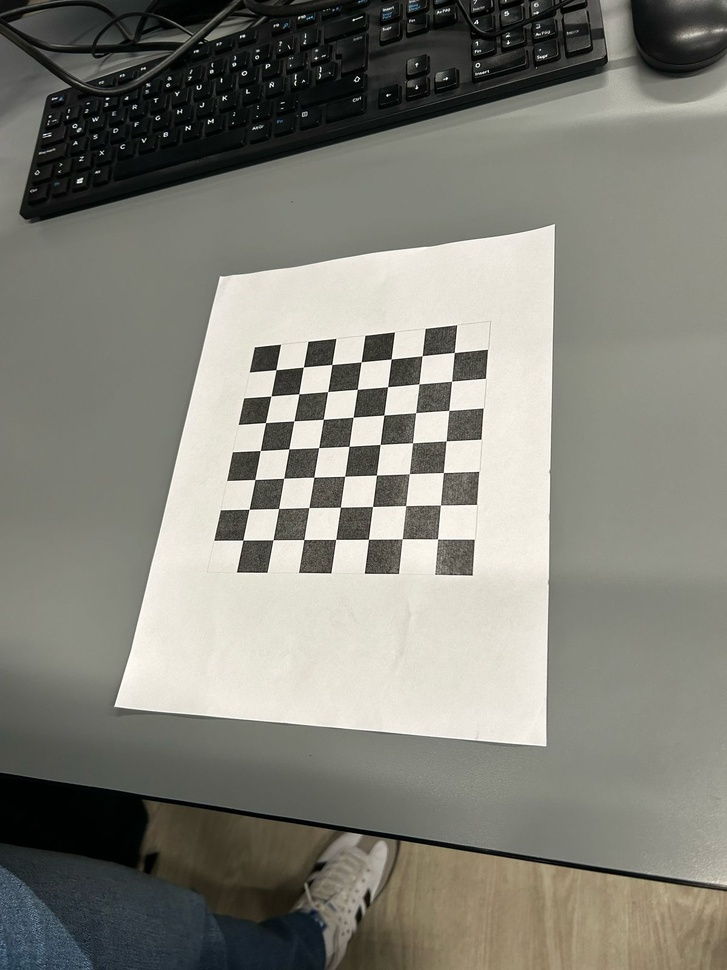
#> input picture imagenes/calibracion/WhatsApp Image 2025-02-13 at 8.16.21 PM (1).jpeg, 727 x 970 px, shrunk from 1200 x 1600 before the run; its folder holds 4 pictures in this run
$ jupyter execute --allow-errors Construccion3D.ipynb   (shell and % lines are left out)
#> lines starting #> are read from the running program, lines starting #| are printed output that depends on the picture
**Nombres:** Valentina Hernandez Quintana y Laura Alejandra Rincón Castaño.

#  **Reconstrucción 3D a partir de imágenes usando Structure from Motion (SfM)**

## **Librerías**

[cell 1]
import os
import cv2
import glob
import numpy as np
import matplotlib.pyplot as plt
import open3d as o3d
import pycolmap

## **Preprocesamiento de Imágenes**

Como primer paso, cargamos las imágenes desde la carpeta `imagenes/construccion3D`, luego las convertimos a escala de grises y las almacenamos en una lista para su posterior procesamiento en la reconstrucción 3D.

[cell 2]
carpetaImagenes = '/content/drive/MyDrive/Visión por computadora/Construccion3D'

[cell 3]
def cargarImagenes(path):
    imagenes = []
    for archivo in sorted(os.listdir(path)):
        img_path = os.path.join(path, archivo)
        imagen = cv2.imread(img_path)
        if imagen is not None:
            imagenes.append(imagen)
    return imagenes

#> (the rest of this cell did not finish here and is left out)

[cell 4]
def preprocesarImagenes(imagenes):
    procesadas = [cv2.cvtColor(img, cv2.COLOR_BGR2GRAY) for img in imagenes]
    return procesadas

#> (the rest of this cell did not finish here and is left out)

## **Detección de Características y Emparejamiento**

Ahora se detectan y emparejan características en las imágenes preprocesadas utilizando SIFT y BFMatcher. Luego, se visualizan los puntos clave y sus emparejamientos entre imágenes consecutivas. Para esto, creamos funciones que permiten representar gráficamente los resultados y analizar las correspondencias detectadas.

[cell 5]
# [10 lines left out: function detectar_y_emparejar, not called in this run]

#> (the rest of this cell did not finish here and is left out)

[cell 6]
# [6 lines left out: function visualizar_keypoints, not called in this run]

#> (the rest of this cell did not finish here and is left out)

[cell 7]
# [6 lines left out: function visualizar_emparejamientos, not called in this run]

#> (the rest of this cell did not finish here and is left out)

## **Estimación de la Matriz Fundamental y la Matriz Esencial**

Ahora, siguiendo el procedimiento de la tarea 1, se calibró la cámara mediante imágenes de un tablero de ajedrez. Estas imágenes están ubicadas en la carpeta `imagenes\calibracion`.

[cell 8]
boardSize = (7, 7)
squareSize = 18

objp = np.zeros((boardSize[0] * boardSize[1], 3), np.float32)
objp[:, :2] = np.mgrid[0:boardSize[0], 0:boardSize[1]].T.reshape(-1, 2) * squareSize

objPuntos = []
imgPuntos = []

images = glob.glob("/content/drive/MyDrive/Visión por computadora/calibracion/*.jpeg")

for fname in images:
    img = cv2.imread(fname)
#> img is the input picture: shape (970, 727, 3); mean B, G, R 121.1, 129.9, 130.4
    gray = cv2.cvtColor(img, cv2.COLOR_BGR2GRAY)
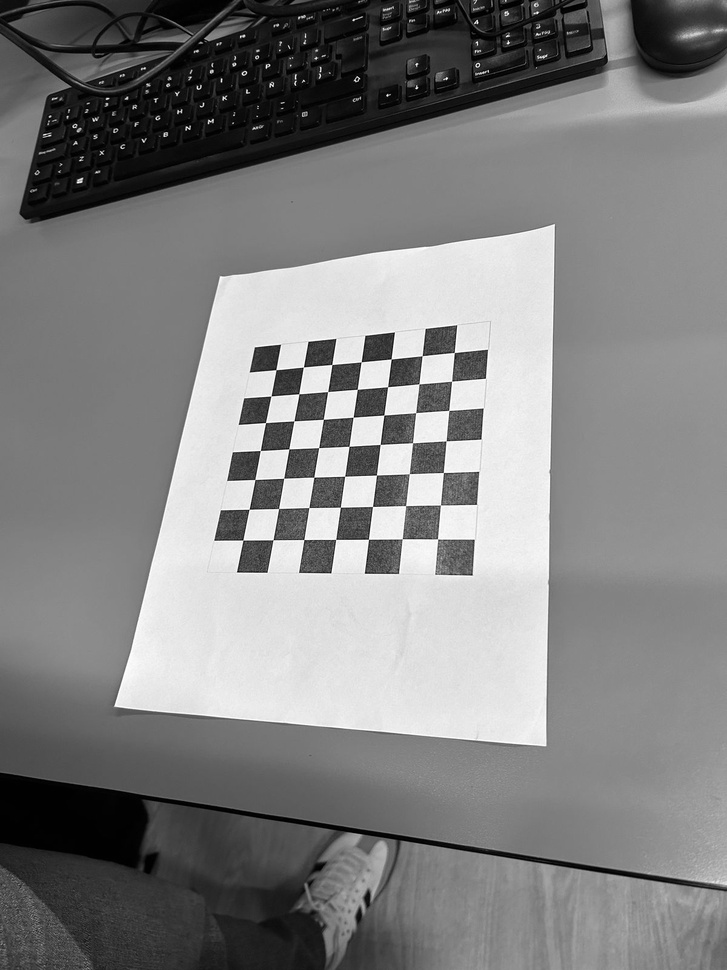
#> gray: shape (970, 727); min 0, max 255, mean 129.1

    ret, corners = cv2.findChessboardCorners(gray, boardSize, None)
#> ret = True; corners = 49 rows, first 8: [454.4, 352.5], [451.6, 381.3], [448.7, 410.4], [446.1, 440.7], [443.4, 472.5], [440.4, 505.1], [437.5, 538.7], [422.1, 355.7]

    if ret:
        objPuntos.append(objp)
        imgPuntos.append(corners)
#> pass 2 of the loop `for fname in images:`:
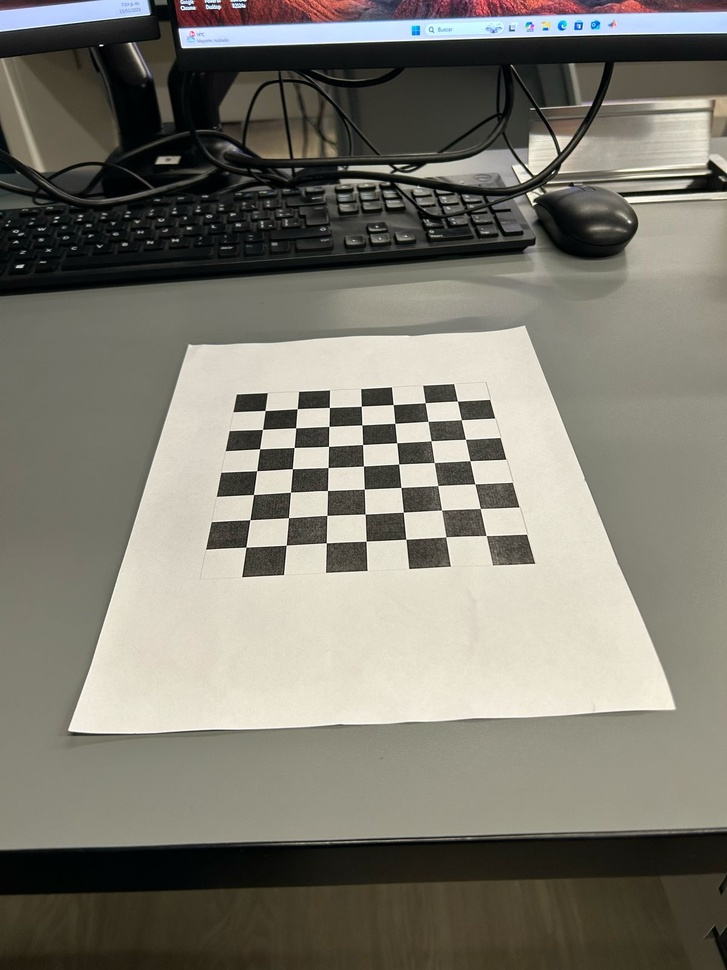
#> input picture imagenes/calibracion/WhatsApp Image 2025-02-13 at 8.16.22 PM (1).jpeg, 727 x 970 px, shrunk from 1200 x 1600 before the run
#> img is the input picture: shape (970, 727, 3); mean B, G, R 111.7, 122.2, 124.9
#> `gray = cv2.cvtColor(img, cv2.COLOR_BGR2GRAY)`:
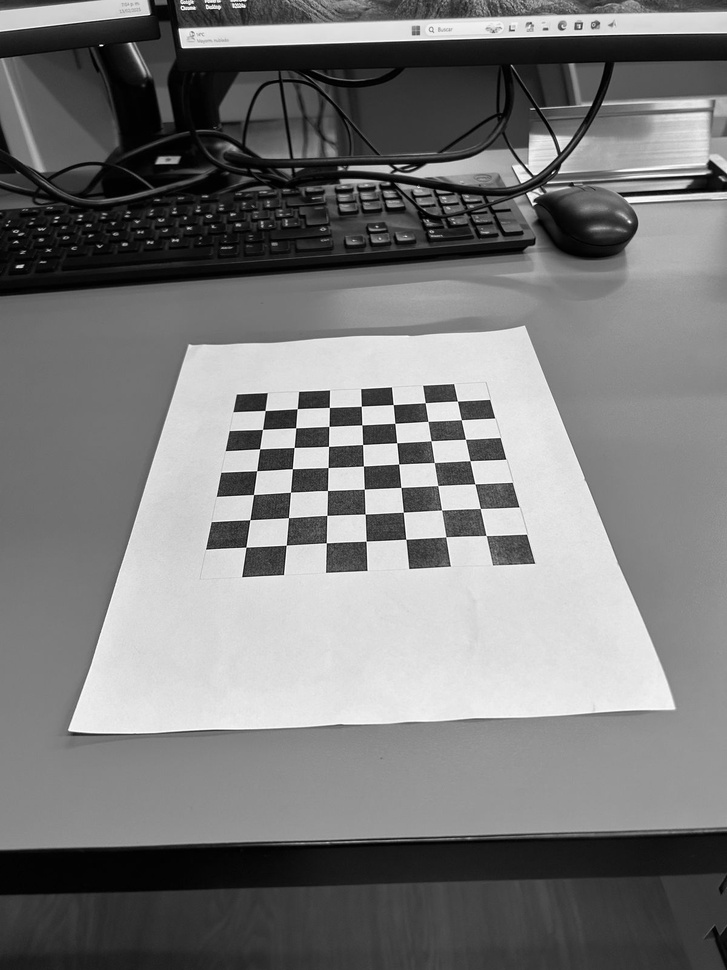
#> gray: shape (970, 727); min 0, max 255, mean 121.8
#> corners = 49 rows, first 8: [457.4, 401.1], [461.4, 419.7], [465.5, 439.3], [470, 460.6], [474.8, 483.9], [480.4, 508.5], [486, 535.4], [425.3, 402.7]
#> pass 3 of the loop `for fname in images:`:
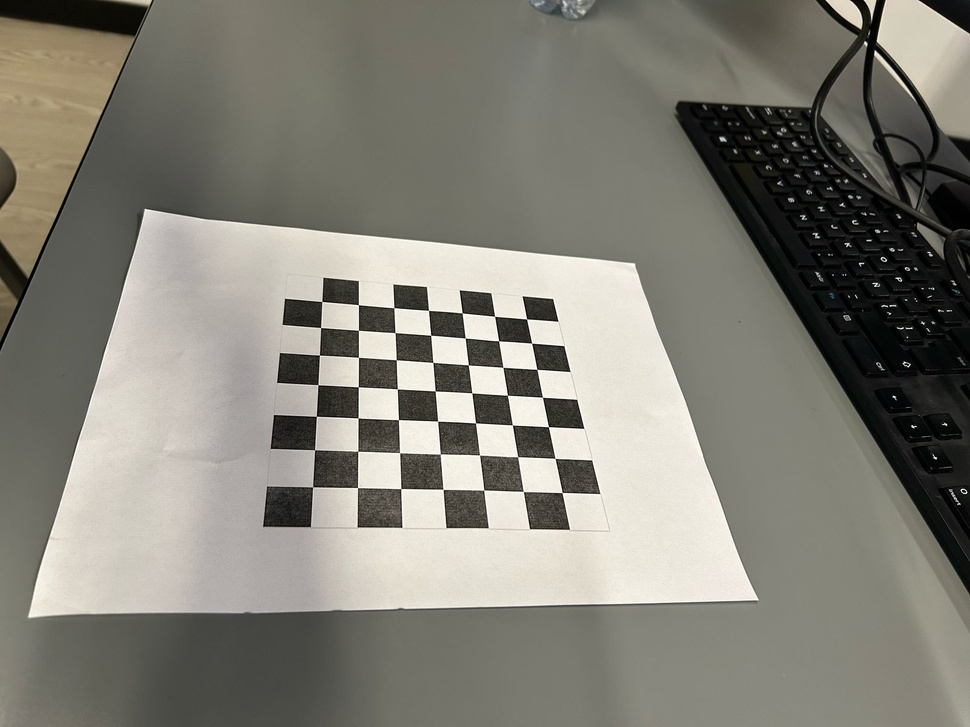
#> input picture imagenes/calibracion/WhatsApp Image 2025-02-13 at 8.16.23 PM (1).jpeg, 970 x 727 px, shrunk from 1600 x 1200 before the run
#> img is the input picture: shape (727, 970, 3); mean B, G, R 119.4, 128.8, 130.9
#> `gray = cv2.cvtColor(img, cv2.COLOR_BGR2GRAY)`:
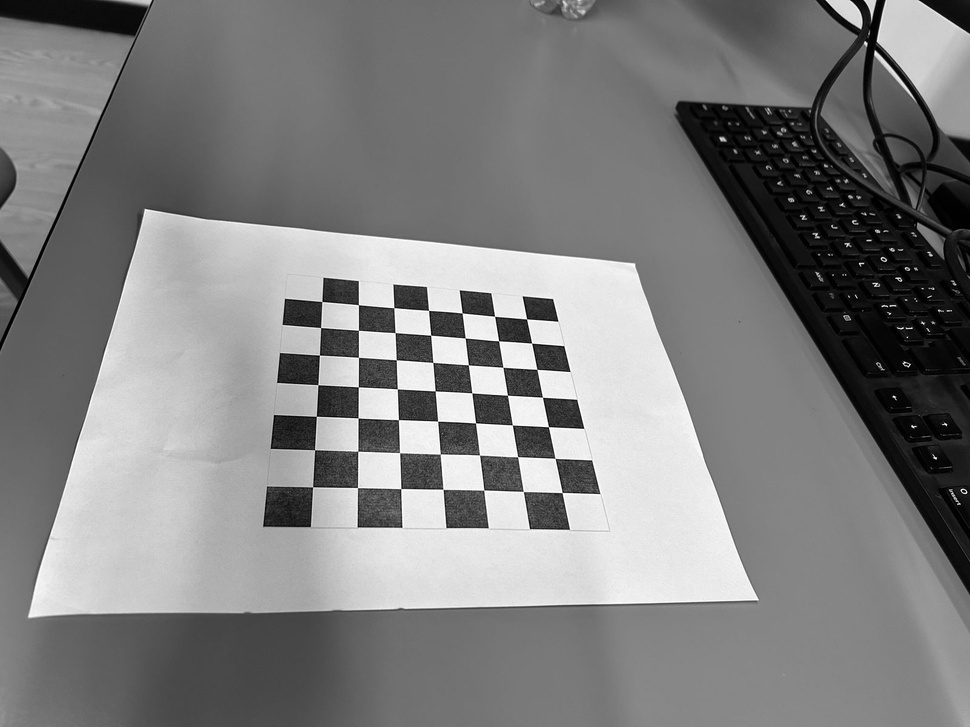
#> gray: shape (727, 970); min 0, max 255, mean 128.4
#> corners = 49 rows, first 8: [321.9, 301.5], [358.4, 304.7], [393.9, 307.7], [428.5, 310.4], [462.2, 312.9], [494.5, 316.3], [526.6, 318.9], [320.6, 327.5]
#> the loop made 4 passes; the first 3 are shown

ret, K, dist, rvecs, tvecs = cv2.calibrateCamera(objPuntos, imgPuntos, gray.shape[::-1], None, None)

print("Matriz de la cámara:")
print(K)
